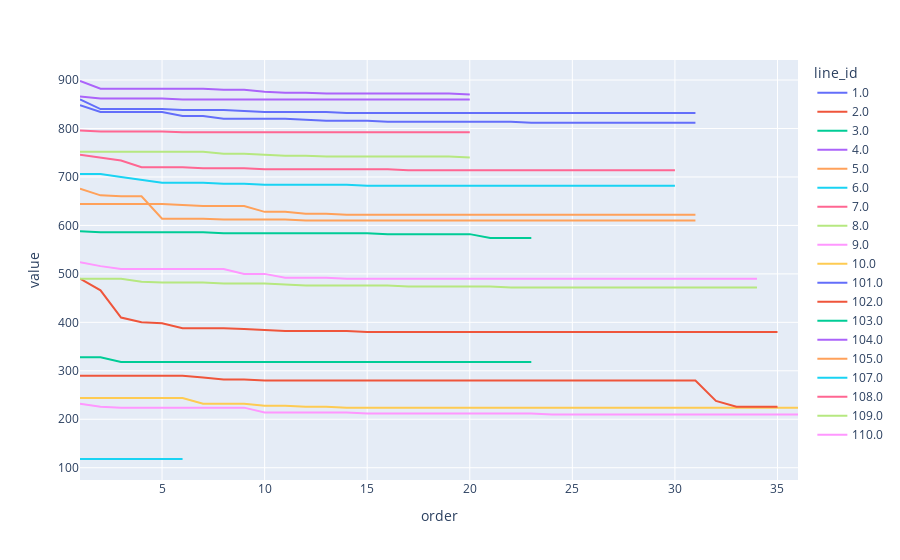

Notebook code cell kept with this figure:
### Markdown cell above
### Matched Train Lines

### Code cell
stats_df = all_stops_df.groupby(['line_id', 'order']).count()[['train_id']]
stats_df = stats_df.reset_index()
stats_df.pivot(index='line_id',columns='order', values='train_id').T.plot()

### Figure 1 — Plotly figure (JSON) as saved in the notebook; plotly's stock layout.template omitted (floating-point values rounded to 4 significant figures)
{"data": [{"hovertemplate": "line_id=1.0<br>order=%{x}<br>value=%{y}<extra></extra>", "legendgroup": "1.0", "line": {"color": "#636efa", "dash": "solid"}, "mode": "lines", "name": "1.0", "orientation": "v", "showlegend": true, "type": "scatter", "x": [1, 2, 3, 4, 5, 6, 7, 8, 9, 10, 11, 12, 13, 14, 15, 16, 17, 18, 19, 20, 21, 22, 23, 24, 25, 26, 27, 28, 29, 30, 31, 32, 33, 34, 35, 36], "xaxis": "x", "y": [860, 840, 840, 840, 840, 838, 838, 838, 836, 834, 834, 834, 834, 832, 832, 832, 832, 832, 832, 832, 832, 832, 832, 832, 832, 832, 832, 832, 832, 832, 832, null, null, null, null, null], "yaxis": "y"}, {"hovertemplate": "line_id=2.0<br>order=%{x}<br>value=%{y}<extra></extra>", "legendgroup": "2.0", "line": {"color": "#EF553B", "dash": "solid"}, "mode": "lines", "name": "2.0", "orientation": "v", "showlegend": true, "type": "scatter", "x": [1, 2, 3, 4, 5, 6, 7, 8, 9, 10, 11, 12, 13, 14, 15, 16, 17, 18, 19, 20, 21, 22, 23, 24, 25, 26, 27, 28, 29, 30, 31, 32, 33, 34, 35, 36], "xaxis": "x", "y": [490, 466, 410, 400, 398, 388, 388, 388, 386, 384, 382, 382, 382, 382, 380, 380, 380, 380, 380, 380, 380, 380, 380, 380, 380, 380, 380, 380, 380, 380, 380, 380, 380, 380, 380, null], "yaxis": "y"}, {"hovertemplate": "line_id=3.0<br>order=%{x}<br>value=%{y}<extra></extra>", "legendgroup": "3.0", "line": {"color": "#00cc96", "dash": "solid"}, "mode": "lines", "name": "3.0", "orientation": "v", "showlegend": true, "type": "scatter", "x": [1, 2, 3, 4, 5, 6, 7, 8, 9, 10, 11, 12, 13, 14, 15, 16, 17, 18, 19, 20, 21, 22, 23, 24, 25, 26, 27, 28, 29, 30, 31, 32, 33, 34, 35, 36], "xaxis": "x", "y": [328, 328, 318, 318, 318, 318, 318, 318, 318, 318, 318, 318, 318, 318, 318, 318, 318, 318, 318, 318, 318, 318, 318, null, null, null, null, null, null, null, null, null, null, null, null, null], "yaxis": "y"}, {"hovertemplate": "line_id=4.0<br>order=%{x}<br>value=%{y}<extra></extra>", "legendgroup": "4.0", "line": {"color": "#ab63fa", "dash": "solid"}, "mode": "lines", "name": "4.0", "orientation": "v", "showlegend": true, "type": "scatter", "x": [1, 2, 3, 4, 5, 6, 7, 8, 9, 10, 11, 12, 13, 14, 15, 16, 17, 18, 19, 20, 21, 22, 23, 24, 25, 26, 27, 28, 29, 30, 31, 32, 33, 34, 35, 36], "xaxis": "x", "y": [898, 882, 882, 882, 882, 882, 882, 880, 880, 876, 874, 874, 872, 872, 872, 872, 872, 872, 872, 870, null, null, null, null, null, null, null, null, null, null, null, null, null, null, null, null], "yaxis": "y"}, {"hovertemplate": "line_id=5.0<br>order=%{x}<br>value=%{y}<extra></extra>", "legendgroup": "5.0", "line": {"color": "#FFA15A", "dash": "solid"}, "mode": "lines", "name": "5.0", "orientation": "v", "showlegend": true, "type": "scatter", "x": [1, 2, 3, 4, 5, 6, 7, 8, 9, 10, 11, 12, 13, 14, 15, 16, 17, 18, 19, 20, 21, 22, 23, 24, 25, 26, 27, 28, 29, 30, 31, 32, 33, 34, 35, 36], "xaxis": "x", "y": [644, 644, 644, 644, 644, 642, 640, 640, 640, 628, 628, 624, 624, 622, 622, 622, 622, 622, 622, 622, 622, 622, 622, 622, 622, 622, 622, 622, 622, 622, 622, null, null, null, null, null], "yaxis": "y"}, {"hovertemplate": "line_id=6.0<br>order=%{x}<br>value=%{y}<extra></extra>", "legendgroup": "6.0", "line": {"color": "#19d3f3", "dash": "solid"}, "mode": "lines", "name": "6.0", "orientation": "v", "showlegend": true, "type": "scatter", "x": [1, 2, 3, 4, 5, 6, 7, 8, 9, 10, 11, 12, 13, 14, 15, 16, 17, 18, 19, 20, 21, 22, 23, 24, 25, 26, 27, 28, 29, 30, 31, 32, 33, 34, 35, 36], "xaxis": "x", "y": [118, 118, 118, 118, 118, 118, null, null, null, null, null, null, null, null, null, null, null, null, null, null, null, null, null, null, null, null, null, null, null, null, null, null, null, null, null, null], "yaxis": "y"}, {"hovertemplate": "line_id=7.0<br>order=%{x}<br>value=%{y}<extra></extra>", "legendgroup": "7.0", "line": {"color": "#FF6692", "dash": "solid"}, "mode": "lines", "name": "7.0", "orientation": "v", "showlegend": true, "type": "scatter", "x": [1, 2, 3, 4, 5, 6, 7, 8, 9, 10, 11, 12, 13, 14, 15, 16, 17, 18, 19, 20, 21, 22, 23, 24, 25, 26, 27, 28, 29, 30, 31, 32, 33, 34, 35, 36], "xaxis": "x", "y": [746, 740, 734, 720, 720, 720, 718, 718, 718, 716, 716, 716, 716, 716, 716, 716, 714, 714, 714, 714, 714, 714, 714, 714, 714, 714, 714, 714, 714, 714, null, null, null, null, null, null], "yaxis": "y"}, {"hovertemplate": "line_id=8.0<br>order=%{x}<br>value=%{y}<extra></extra>", "legendgroup": "8.0", "line": {"color": "#B6E880", "dash": "solid"}, "mode": "lines", "name": "8.0", "orientation": "v", "showlegend": true, "type": "scatter", "x": [1, 2, 3, 4, 5, 6, 7, 8, 9, 10, 11, 12, 13, 14, 15, 16, 17, 18, 19, 20, 21, 22, 23, 24, 25, 26, 27, 28, 29, 30, 31, 32, 33, 34, 35, 36], "xaxis": "x", "y": [752, 752, 752, 752, 752, 752, 752, 748, 748, 746, 744, 744, 742, 742, 742, 742, 742, 742, 742, 740, null, null, null, null, null, null, null, null, null, null, null, null, null, null, null, null], "yaxis": "y"}, {"hovertemplate": "line_id=9.0<br>order=%{x}<br>value=%{y}<extra></extra>", "legendgroup": "9.0", "line": {"color": "#FF97FF", "dash": "solid"}, "mode": "lines", "name": "9.0", "orientation": "v", "showlegend": true, "type": "scatter", "x": [1, 2, 3, 4, 5, 6, 7, 8, 9, 10, 11, 12, 13, 14, 15, 16, 17, 18, 19, 20, 21, 22, 23, 24, 25, 26, 27, 28, 29, 30, 31, 32, 33, 34, 35, 36], "xaxis": "x", "y": [524, 516, 510, 510, 510, 510, 510, 510, 500, 500, 492, 492, 492, 490, 490, 490, 490, 490, 490, 490, 490, 490, 490, 490, 490, 490, 490, 490, 490, 490, 490, 490, 490, 490, null, null], "yaxis": "y"}, {"hovertemplate": "line_id=10.0<br>order=%{x}<br>value=%{y}<extra></extra>", "legendgroup": "10.0", "line": {"color": "#FECB52", "dash": "solid"}, "mode": "lines", "name": "10.0", "orientation": "v", "showlegend": true, "type": "scatter", "x": [1, 2, 3, 4, 5, 6, 7, 8, 9, 10, 11, 12, 13, 14, 15, 16, 17, 18, 19, 20, 21, 22, 23, 24, 25, 26, 27, 28, 29, 30, 31, 32, 33, 34, 35, 36], "xaxis": "x", "y": [244, 244, 244, 244, 244, 244, 232, 232, 232, 228, 228, 226, 226, 224, 224, 224, 224, 224, 224, 224, 224, 224, 224, 224, 224, 224, 224, 224, 224, 224, 224, 224, 224, 224, 224, 224], "yaxis": "y"}, {"hovertemplate": "line_id=101.0<br>order=%{x}<br>value=%{y}<extra></extra>", "legendgroup": "101.0", "line": {"color": "#636efa", "dash": "solid"}, "mode": "lines", "name": "101.0", "orientation": "v", "showlegend": true, "type": "scatter", "x": [1, 2, 3, 4, 5, 6, 7, 8, 9, 10, 11, 12, 13, 14, 15, 16, 17, 18, 19, 20, 21, 22, 23, 24, 25, 26, 27, 28, 29, 30, 31, 32, 33, 34, 35, 36], "xaxis": "x", "y": [848, 834, 834, 834, 834, 826, 826, 820, 820, 820, 820, 818, 816, 816, 816, 814, 814, 814, 814, 814, 814, 814, 812, 812, 812, 812, 812, 812, 812, 812, 812, null, null, null, null, null], "yaxis": "y"}, {"hovertemplate": "line_id=102.0<br>order=%{x}<br>value=%{y}<extra></extra>", "legendgroup": "102.0", "line": {"color": "#EF553B", "dash": "solid"}, "mode": "lines", "name": "102.0", "orientation": "v", "showlegend": true, "type": "scatter", "x": [1, 2, 3, 4, 5, 6, 7, 8, 9, 10, 11, 12, 13, 14, 15, 16, 17, 18, 19, 20, 21, 22, 23, 24, 25, 26, 27, 28, 29, 30, 31, 32, 33, 34, 35, 36], "xaxis": "x", "y": [290, 290, 290, 290, 290, 290, 286, 282, 282, 280, 280, 280, 280, 280, 280, 280, 280, 280, 280, 280, 280, 280, 280, 280, 280, 280, 280, 280, 280, 280, 280, 238, 226, 226, 226, null], "yaxis": "y"}, {"hovertemplate": "line_id=103.0<br>order=%{x}<br>value=%{y}<extra></extra>", "legendgroup": "103.0", "line": {"color": "#00cc96", "dash": "solid"}, "mode": "lines", "name": "103.0", "orientation": "v", "showlegend": true, "type": "scatter", "x": [1, 2, 3, 4, 5, 6, 7, 8, 9, 10, 11, 12, 13, 14, 15, 16, 17, 18, 19, 20, 21, 22, 23, 24, 25, 26, 27, 28, 29, 30, 31, 32, 33, 34, 35, 36], "xaxis": "x", "y": [588, 586, 586, 586, 586, 586, 586, 584, 584, 584, 584, 584, 584, 584, 584, 582, 582, 582, 582, 582, 574, 574, 574, null, null, null, null, null, null, null, null, null, null, null, null, null], "yaxis": "y"}, {"hovertemplate": "line_id=104.0<br>order=%{x}<br>value=%{y}<extra></extra>", "legendgroup": "104.0", "line": {"color": "#ab63fa", "dash": "solid"}, "mode": "lines", "name": "104.0", "orientation": "v", "showlegend": true, "type": "scatter", "x": [1, 2, 3, 4, 5, 6, 7, 8, 9, 10, 11, 12, 13, 14, 15, 16, 17, 18, 19, 20, 21, 22, 23, 24, 25, 26, 27, 28, 29, 30, 31, 32, 33, 34, 35, 36], "xaxis": "x", "y": [866, 862, 862, 862, 862, 860, 860, 860, 860, 860, 860, 860, 860, 860, 860, 860, 860, 860, 860, 860, null, null, null, null, null, null, null, null, null, null, null, null, null, null, null, null], "yaxis": "y"}, {"hovertemplate": "line_id=105.0<br>order=%{x}<br>value=%{y}<extra></extra>", "legendgroup": "105.0", "line": {"color": "#FFA15A", "dash": "solid"}, "mode": "lines", "name": "105.0", "orientation": "v", "showlegend": true, "type": "scatter", "x": [1, 2, 3, 4, 5, 6, 7, 8, 9, 10, 11, 12, 13, 14, 15, 16, 17, 18, 19, 20, 21, 22, 23, 24, 25, 26, 27, 28, 29, 30, 31, 32, 33, 34, 35, 36], "xaxis": "x", "y": [676, 662, 660, 660, 614, 614, 614, 612, 612, 612, 612, 610, 610, 610, 610, 610, 610, 610, 610, 610, 610, 610, 610, 610, 610, 610, 610, 610, 610, 610, 610, null, null, null, null, null], "yaxis": "y"}, {"hovertemplate": "line_id=107.0<br>order=%{x}<br>value=%{y}<extra></extra>", "legendgroup": "107.0", "line": {"color": "#19d3f3", "dash": "solid"}, "mode": "lines", "name": "107.0", "orientation": "v", "showlegend": true, "type": "scatter", "x": [1, 2, 3, 4, 5, 6, 7, 8, 9, 10, 11, 12, 13, 14, 15, 16, 17, 18, 19, 20, 21, 22, 23, 24, 25, 26, 27, 28, 29, 30, 31, 32, 33, 34, 35, 36], "xaxis": "x", "y": [706, 706, 700, 694, 688, 688, 688, 686, 686, 684, 684, 684, 684, 684, 682, 682, 682, 682, 682, 682, 682, 682, 682, 682, 682, 682, 682, 682, 682, 682, null, null, null, null, null, null], "yaxis": "y"}, {"hovertemplate": "line_id=108.0<br>order=%{x}<br>value=%{y}<extra></extra>", "legendgroup": "108.0", "line": {"color": "#FF6692", "dash": "solid"}, "mode": "lines", "name": "108.0", "orientation": "v", "showlegend": true, "type": "scatter", "x": [1, 2, 3, 4, 5, 6, 7, 8, 9, 10, 11, 12, 13, 14, 15, 16, 17, 18, 19, 20, 21, 22, 23, 24, 25, 26, 27, 28, 29, 30, 31, 32, 33, 34, 35, 36], "xaxis": "x", "y": [796, 794, 794, 794, 794, 792, 792, 792, 792, 792, 792, 792, 792, 792, 792, 792, 792, 792, 792, 792, null, null, null, null, null, null, null, null, null, null, null, null, null, null, null, null], "yaxis": "y"}, {"hovertemplate": "line_id=109.0<br>order=%{x}<br>value=%{y}<extra></extra>", "legendgroup": "109.0", "line": {"color": "#B6E880", "dash": "solid"}, "mode": "lines", "name": "109.0", "orientation": "v", "showlegend": true, "type": "scatter", "x": [1, 2, 3, 4, 5, 6, 7, 8, 9, 10, 11, 12, 13, 14, 15, 16, 17, 18, 19, 20, 21, 22, 23, 24, 25, 26, 27, 28, 29, 30, 31, 32, 33, 34, 35, 36], "xaxis": "x", "y": [490, 490, 490, 484, 482, 482, 482, 480, 480, 480, 478, 476, 476, 476, 476, 476, 474, 474, 474, 474, 474, 472, 472, 472, 472, 472, 472, 472, 472, 472, 472, 472, 472, 472, null, null], "yaxis": "y"}, {"hovertemplate": "line_id=110.0<br>order=%{x}<br>value=%{y}<extra></extra>", "legendgroup": "110.0", "line": {"color": "#FF97FF", "dash": "solid"}, "mode": "lines", "name": "110.0", "orientation": "v", "showlegend": true, "type": "scatter", "x": [1, 2, 3, 4, 5, 6, 7, 8, 9, 10, 11, 12, 13, 14, 15, 16, 17, 18, 19, 20, 21, 22, 23, 24, 25, 26, 27, 28, 29, 30, 31, 32, 33, 34, 35, 36], "xaxis": "x", "y": [232, 226, 224, 224, 224, 224, 224, 224, 224, 214, 214, 214, 214, 214, 212, 212, 212, 212, 212, 212, 212, 212, 212, 210, 210, 210, 210, 210, 210, 210, 210, 210, 210, 210, 210, 210], "yaxis": "y"}], "layout": {"legend": {"title": {"text": "line_id"}, "tracegroupgap": 0}, "margin": {"t": 60}, "xaxis": {"anchor": "y", "domain": [0, 1], "title": {"text": "order"}}, "yaxis": {"anchor": "x", "domain": [0, 1], "title": {"text": "value"}}}}
